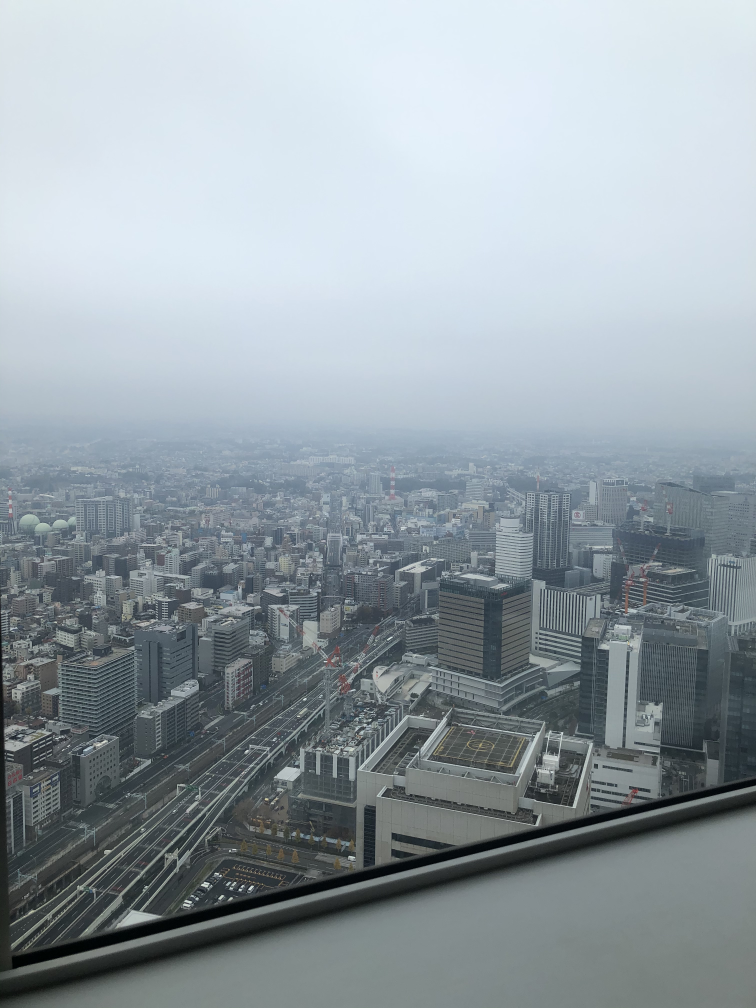
#> input picture test.jpeg, 3024 x 4032 px, found by its file name (shown at 1/4 size)
$ jupyter execute --allow-errors Tutorial.ipynb
#> lines starting #> are read from the running program, lines starting #| are printed output that depends on the picture
[cell 1]
import numpy as np
import matplotlib.pyplot as plt
import cv2

[cell 2]
#画像の読み込み
img = cv2.imread("/Users/hide/100knocks/test.jpeg")
#> img is the input picture: shape (4032, 3024, 3); mean B, G, R 165.4, 159, 148.4
# 画像の表示
plt.imshow(img)
plt.show()

[cell 3]
# cv2のimreadはBGRの順
img = img[...,::-1]
plt.imshow(img)
plt.show()

[cell 4]
from skimage import io

#> (a cell that did not finish here is left out)

[cell 6]
print("imgの最小値:",img.min())
#| imgの最小値: 0
print("imgの最大値:",img.max())
#| imgの最大値: 255

[cell 7]
r = img[...,0]
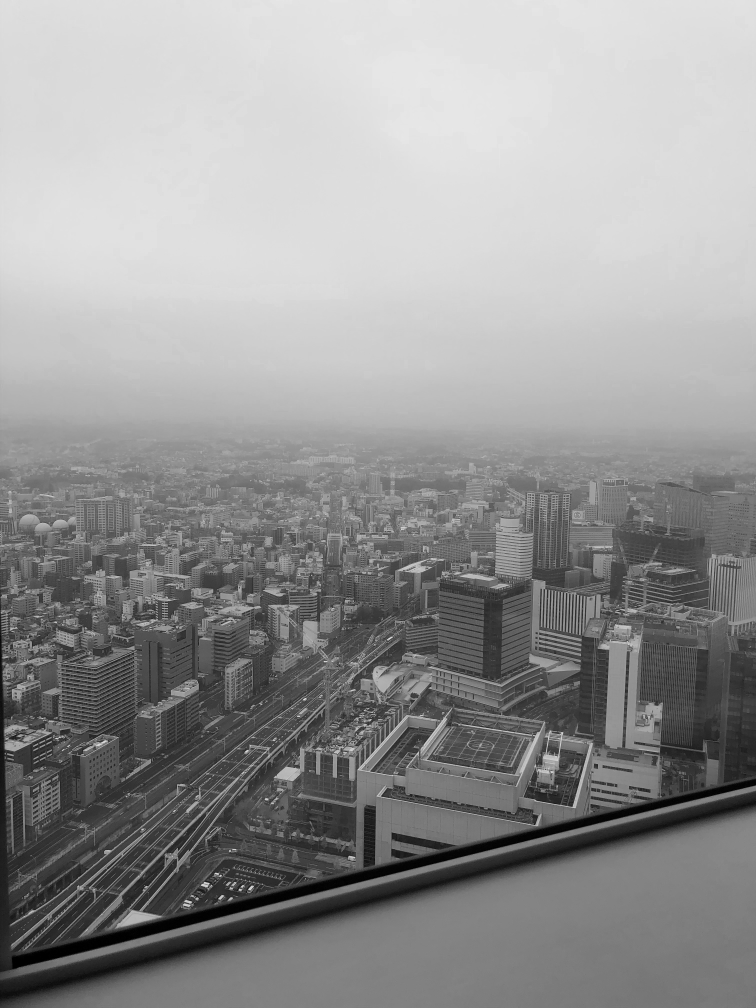
#> r: shape (4032, 3024) (shown at 1/4 size); min 0, max 248, mean 148.4
g = img[...,1]
b = img[...,2]
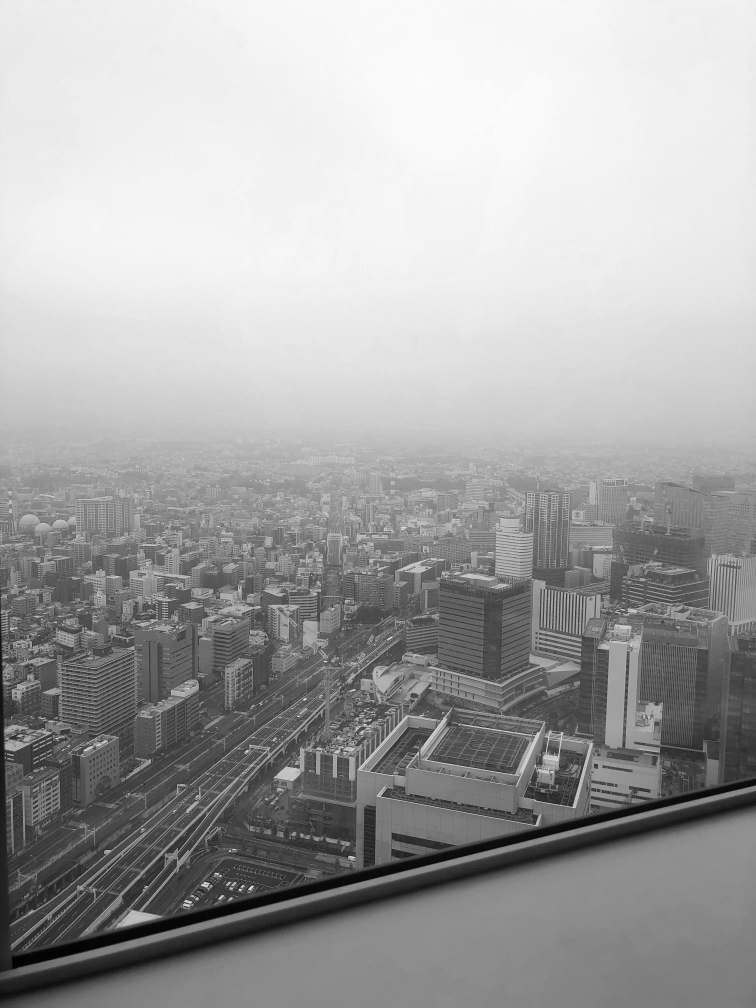
#> b: shape (4032, 3024) (shown at 1/4 size); min 0, max 255, mean 165.4

plt.subplot(1,3,1) # 描画キャンパスを(n,m,i)n行m列に分解する
plt.title("r")
plt.imshow(r, cmap="gray")

plt.subplot(1,3,2)
plt.title("g")
plt.imshow(g,cmap="gray")

plt.subplot(1,3,3)
plt.title("b")
plt.imshow(b,cmap="gray")

plt.show()
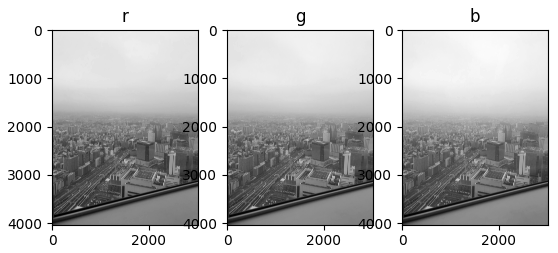
#> figure drawn by matplotlib, 3 panels

[cell 8]
# 画像のサイズ、なお画像はndarray形
img.shape
#> Out = (4032, 3024, 3)

[cell 9]
img.dtype
# 0~255

[cell 10]
_img = img.astype(np.float32)
_img.dtype

[cell 11]
plt.imshow(_img)
plt.show()
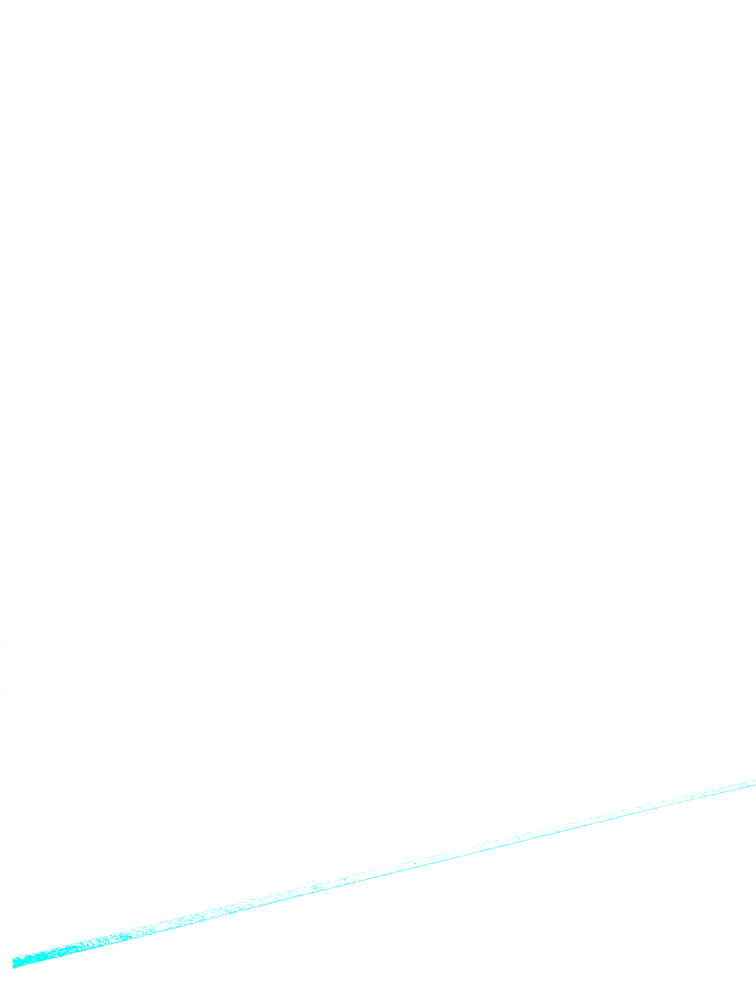
#> shown: shape (4032, 3024, 3) float32 (shown at 1/4 size); mean R, G, B 0.998, 1, 1
# floatの時は0~1なら表示できるintは0~255

[cell 12]
_img /= 255
plt.imshow(_img)
plt.show()

[cell 13]
"""
一般的に画像を操作する時は、以下の方法がおすすめ
cv2.imread, io.imreadで読み込む
型を一度np.float32など小数点型に変換する
画像をいじる
画素が0未満のものは0, 255を超えたものは255に直す。（超重要）
型をnp.uint8に変換して表示・保存する この手順にすることをおすすめします。
"""

[cell 14]
# 画像のコピーはcopyを使う使わないとアドレスがコピーされるので変更しても同じ値になる
img2 = img.copy()

[cell 15]
img[20, 30]
#> Out = [222, 231, 236]

[cell 16]
img[20, 30, 1]
#> Out = 231

[cell 17]
img[20, 30:33]
#> Out = [[222, 231, 236], [222, 231, 236], [222, 232, 234]]

[cell 18]
img2 = img.copy()
img2[:50, :50] = 0
plt.imshow(img2)
plt.show()

[cell 19]
img2 = img.copy().astype(np.float32)
img2[60:160, 60:160, 2] = 260
img2 = img2.astype(np.uint8)
plt.imshow(img2)
# plt.show()
plt.savefig("yello.png")

[cell 20]
cv2.imwrite('sample.png', img2)
#> Out = True

[cell 21]
plt.imshow(img)
plt.savefig('sample.png')

[cell 22]
img3 = img.copy()
img3[:129,:129] = img[:129,:129,::-1]

$ run again, with Tutorial/sample.png saved as test.jpeg
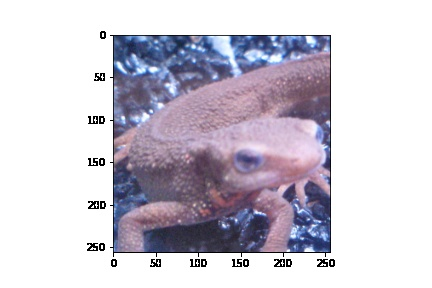
#> input picture Tutorial/sample.png, 432 x 288 px, found by its file name
#> img is the input picture: shape (288, 432, 3); mean B, G, R 212.5, 201.4, 205.7
#| imgの最小値: 0
#| imgの最大値: 255
#> `plt.show()`:
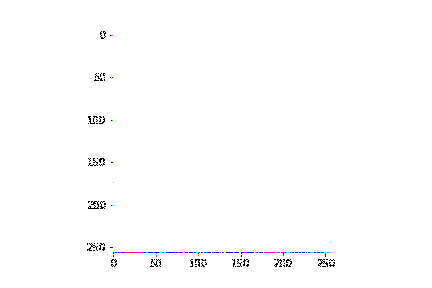
#> shown: shape (288, 432, 3) float32; mean R, G, B 0.994, 0.994, 0.995
#> `img[20, 30]`: Out = [255, 255, 255]
#> `img[20, 30, 1]`: Out = 255
#> `img[20, 30:33]`: Out = [[255, 255, 255], [255, 255, 255], [255, 255, 255]]
#> `cv2.imwrite('sample.png', img2)`: Out = True
#> `img3[:129,:129] = img[:129,:129,::-1]`:
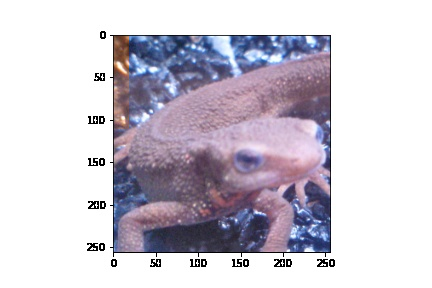
#> img3: shape (288, 432, 3); mean R, G, B 206.3, 201.4, 211.9
